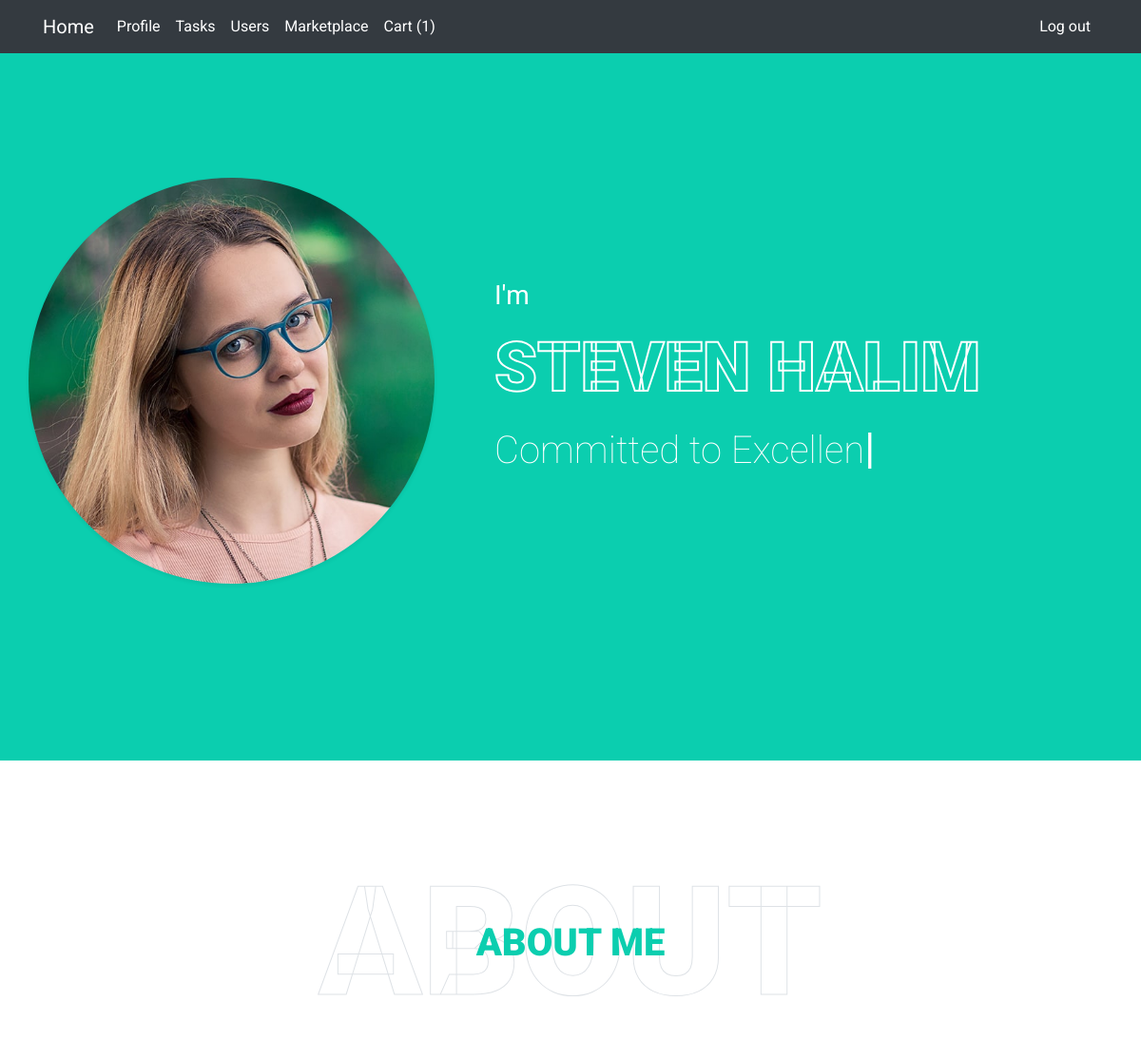
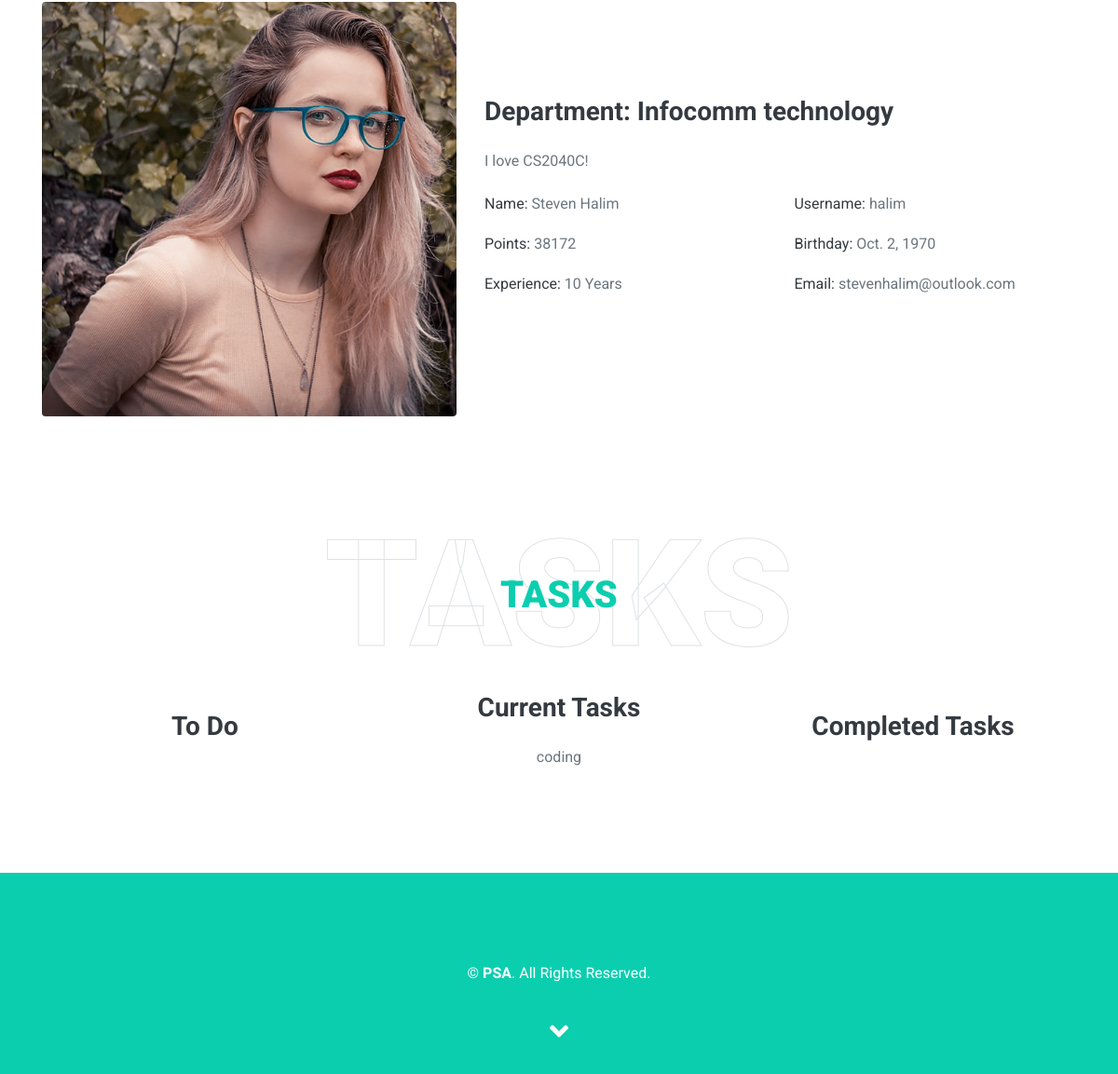
Before: /main/users/8 (signed in) with the older database file (2 pictures, top to bottom).
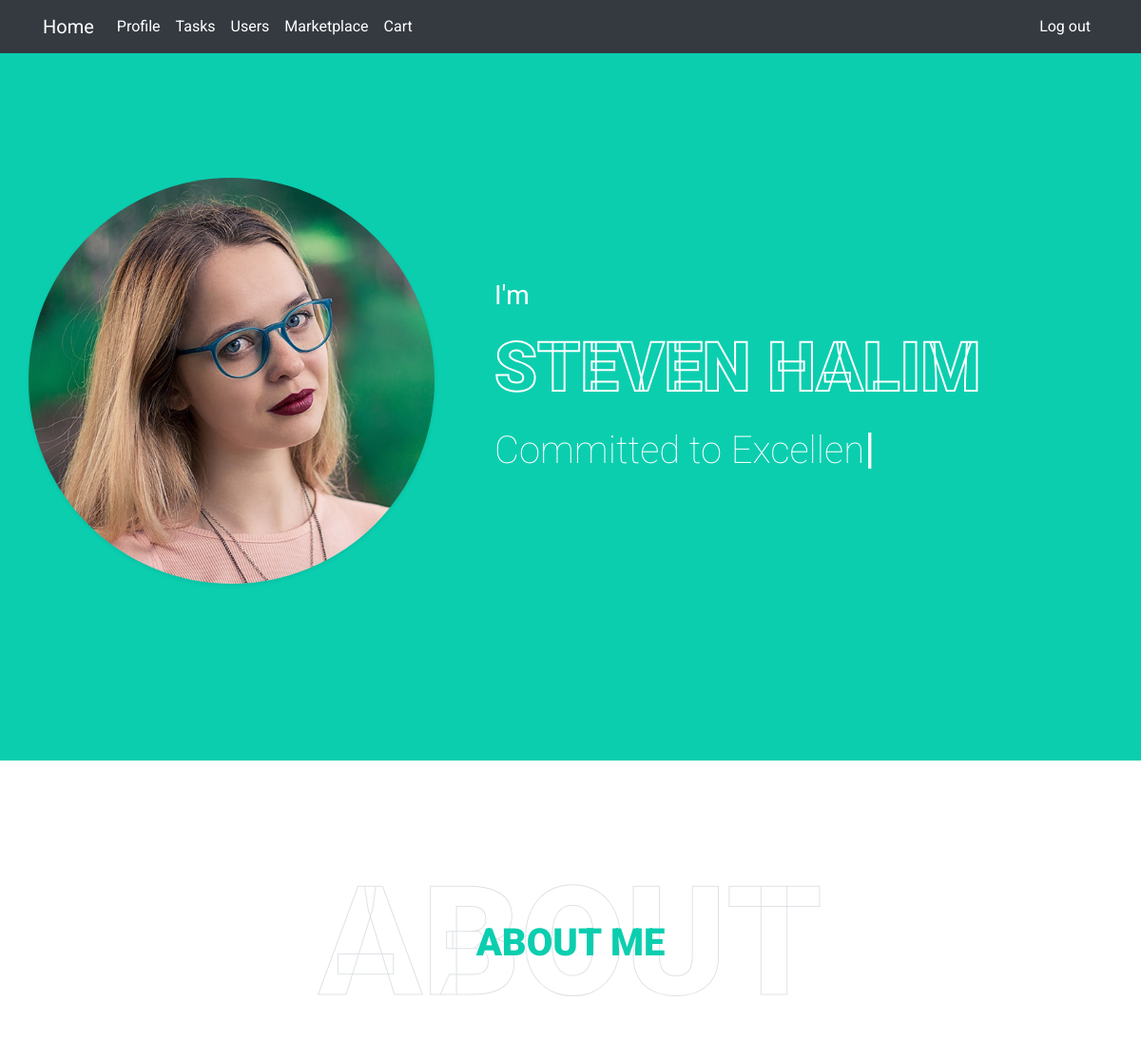
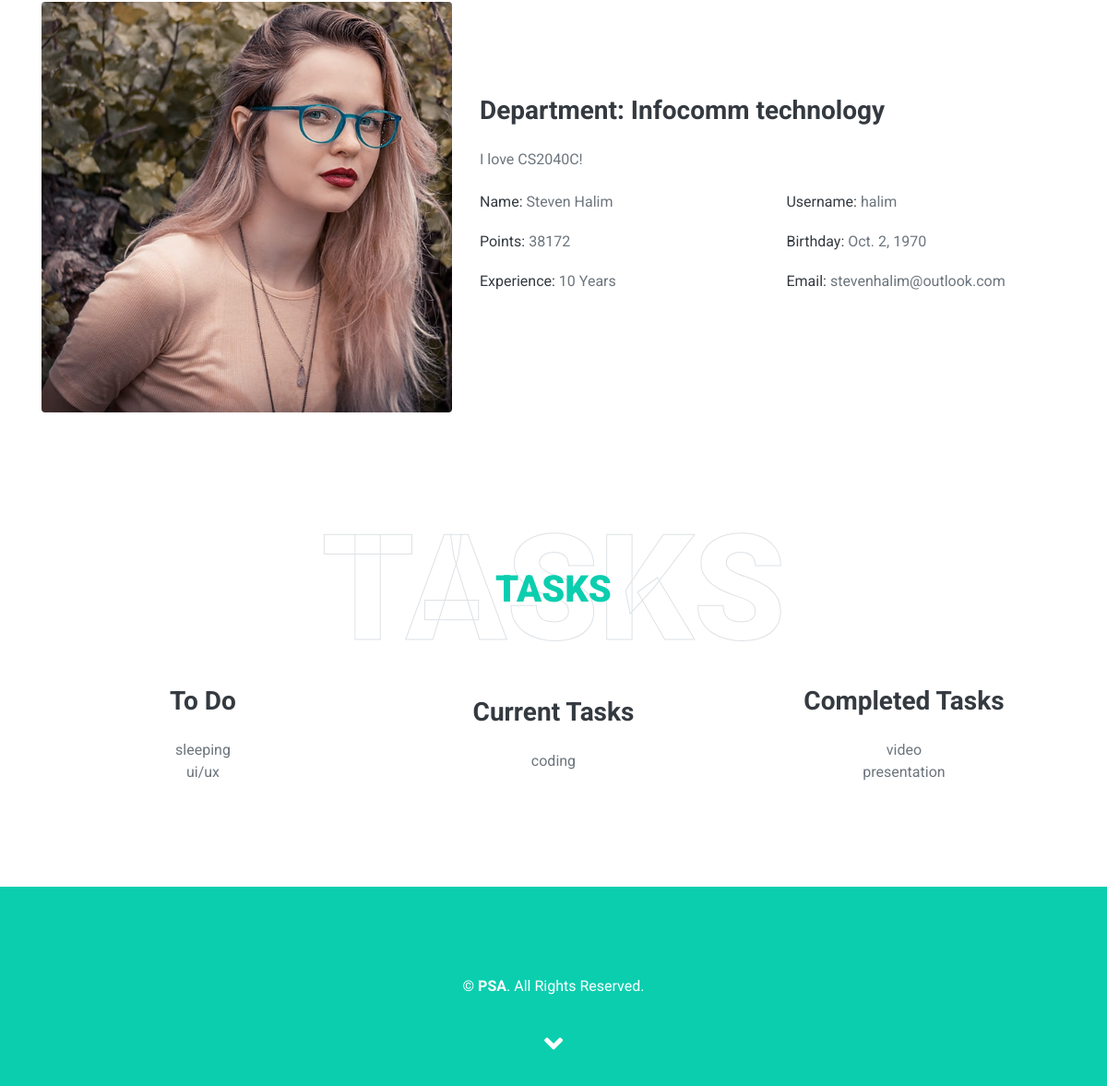
After: the same page with the newer database file (2 pictures, top to bottom).
### main/models.py (models this page shows, shortened)
class Task(models.Model):
    STATUS = (
        ('To do', 'To do'),
        ('In progress', 'In progress'),
        ('Completed', 'Completed'),
    )
    name = models.CharField(max_length = 64)
    description = models.TextField("Description", max_length=600, default='', blank=True)
    points_granted = models.IntegerField()
    status = models.CharField(max_length=100, choices=STATUS, default='To do')

### main/views.py (the view)
# urls.py: path('users/<int:user_id>', views.user_profile, name='user_profile'),
@login_required(login_url='/main/login')
def user_profile(request, user_id):
    user = CustomUser.objects.get(pk = user_id)
    to_do = user.tasks.filter(status="To do")
    in_progress = user.tasks.filter(status="In progress")
    completed = user.tasks.filter(status="Completed")
    return render(request, 'main/user_profile.html', {
        "user": user,
        "to_do": to_do,
        "in_progress": in_progress,
        "completed": completed,
    })

### main/context_processor.py (called while the page is built)
def cart_count(request):
    try:
        current_user = CustomUser.objects.get(user=request.user)
        cart_count = Cart.objects.filter(user=current_user).count()
        return {
            'cart_count' : cart_count
        }
    except TypeError:
        return []

### main/templates/main/user_profile.html (shortened to what the changed rows need)
{% load static %}
<!DOCTYPE html>
<html language="en">
<head>
    <link href="https://cdnjs.cloudflare.com/ajax/libs/font-awesome/5.10.0/css/all.min.css" rel="stylesheet">
    <link href="{% static 'profile/lib/owlcarousel/assets/owl.carousel.min.css' %}" rel="stylesheet">
    <link href="{% static 'profile/lib/lightbox/css/lightbox.min.css' %}" rel="stylesheet">
    <link href="https://cdn.jsdelivr.net/npm/bootstrap@5.0.2/dist/css/bootstrap.min.css" rel="stylesheet"
>
    <link href="{% static 'styles.css' %}" rel="stylesheet">
    <link href="{% static 'profile/css/style.css' %}" rel="stylesheet">
</head>
<body data-spy="scroll" data-target=".navbar" data-offset="51">
    {% block body %}
    <div class="container-xxl">
        <nav class="navbar navbar-expand-lg navbar-dark bg-dark fixed-top">
            <div class="container-xl" margin-top=0px>
                <nav class="collapse navbar-collapse" id="navbarSupportedContent">
                    <ul class="navbar-nav me-auto mb-2 mb-lg-0">
                        <li class="nav-item">
                            <a class="nav-link active" aria-current="page" href="{% url 'main:view_cart' %}">
                                Cart {% if cart_count > 0 %} ({{cart_count}}) {% endif %}
                            </a>
                        </li>
                    </ul>
                </nav>
            </div>
        </nav>
    </div class>
    <div class="container-fluid bg-primary d-flex align-items-center mb-5 py-5" id="home" style="min-height: 100vh;">
        <div class="container">
            <div class="row align-items-center">
                <div class="col-lg-7 text-center text-lg-left">
                    <h1 class="display-3 text-uppercase text-primary mb-2" style="-webkit-text-stroke: 2px #ffffff;">
                        {{user.user.first_name }} {{ user.user.last_name }}</h1>
                    <h1 class="typed-text-output d-inline font-weight-lighter text-white"></h1>
                </div>
            </div>
        </div>
    </div>
    <div class="container-fluid py-5" id="about">
        <div class="container">
            <div class="position-relative d-flex align-items-center justify-content-center">
                <h1 class="display-1 text-uppercase text-white" style="-webkit-text-stroke: 1px #dee2e6;">About</h1>
                <h1 class="position-absolute text-uppercase text-primary">About Me</h1>
            </div>
        </div>
    </div>
    <div class="container-fluid py-5" id="tasks">
        <div class="container">
            <div class="position-relative d-flex align-items-center justify-content-center">
                <h1 class="display-1 text-uppercase text-white" style="-webkit-text-stroke: 1px #dee2e6;">Tasks</h1>
                <h1 class="position-absolute text-uppercase text-primary">Tasks</h1>
            </div>
            <div class="row align-items-center">
                <div class="col-md-4 text-center">
                    <ul class="list-unstyled">
                        {% for task in to_do %}
                        <li>{{ task.name }}</li>
                        {% endfor %}
                    </ul>
                </div>
                <div class="col-md-4 text-center">
                    <ul class="list-unstyled">
                        {% for task in in_progress %}
                        <li>{{ task.name }}</li>
                        {% endfor %}
                    </ul>
                </div>
                <div class="col-md-4 text-center">
                    <ul class="list-unstyled">
                        {% for task in completed %}
                        <li>{{ task.name }}</li>
                        {% endfor %}
                    </ul>
                </div>
            </div>
        </div>
    </div>
    {% endblock %}
</body>
</html>

Changed rows visible on the page:
now on this page (row edited): Task: name "sleeping", shown under "To Do"
now on this page (row edited): Task: name "ui/ux", shown under "To Do"
now on this page (row edited): Task: name "video", shown under "Completed Tasks"
now on this page (row edited): Task: name "presentation", shown under "Completed Tasks"
Other visible differences:
{{ cart_count }}: "1" → (not shown)
